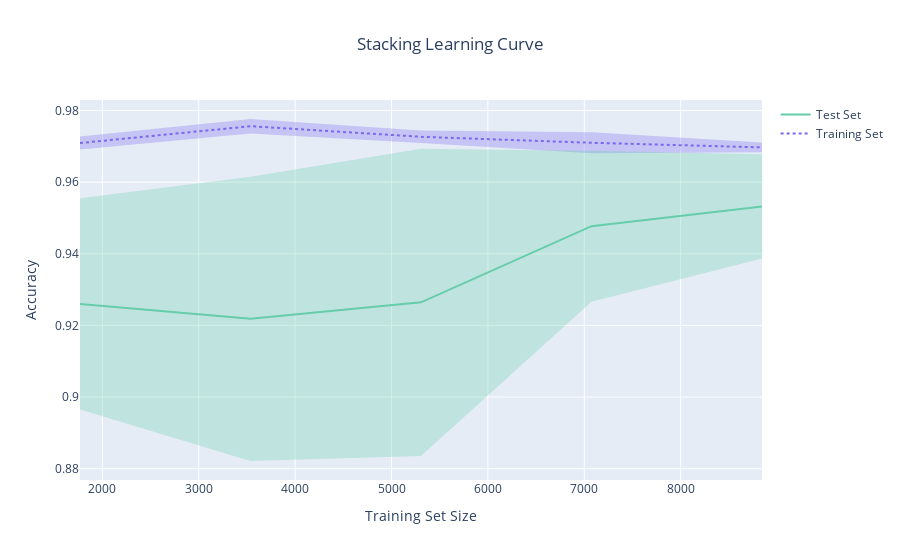

The cell this chart's notebook holds for it:
### Code cell
train_sizes, train_scores, test_scores = learning_curve(estimator = stacking, X = X, y = y, cv = 5, scoring = "accuracy", train_sizes = [0.2,0.4,0.6,0.8,1])
train_mean = np.mean(train_scores, axis=1)
train_std = np.std(train_scores, axis=1)
test_mean = np.mean(test_scores, axis=1)
test_std = np.std(test_scores, axis=1)

### Figure 1 — Plotly figure (JSON) as saved in the notebook; plotly's stock layout.template omitted (floating-point values rounded to 4 significant figures)
{"data": [{"line": {"color": "rgb(123,104,238)", "dash": "dot"}, "mode": "lines", "name": "Training Set", "type": "scatter", "x": [1768, 3537, 5306, 7075, 8844], "y": [0.9709, 0.9756, 0.9727, 0.971, 0.9697]}, {"line": {"width": 0}, "mode": "lines", "name": "Train Upper Bound", "showlegend": false, "type": "scatter", "x": [1768, 3537, 5306, 7075, 8844], "y": [0.9727, 0.9776, 0.9744, 0.9739, 0.9711]}, {"fill": "tonexty", "fillcolor": "rgba(123,104,238,0.3)", "line": {"width": 0}, "mode": "lines", "name": "Train Lower Bound", "showlegend": false, "type": "scatter", "x": [1768, 3537, 5306, 7075, 8844], "y": [0.9691, 0.9736, 0.9709, 0.9681, 0.9683]}, {"line": {"color": "rgb(102,205,170)"}, "mode": "lines", "name": "Test Set", "type": "scatter", "x": [1768, 3537, 5306, 7075, 8844], "y": [0.926, 0.9218, 0.9265, 0.9477, 0.9532]}, {"line": {"width": 0}, "mode": "lines", "name": "Test Upper Bound", "showlegend": false, "type": "scatter", "x": [1768, 3537, 5306, 7075, 8844], "y": [0.9555, 0.9615, 0.9694, 0.9688, 0.9678]}, {"fill": "tonexty", "fillcolor": "rgba(102,205,170,0.3)", "line": {"width": 0}, "mode": "lines", "name": "Test Lower Bound", "showlegend": false, "type": "scatter", "x": [1768, 3537, 5306, 7075, 8844], "y": [0.8965, 0.8821, 0.8836, 0.9266, 0.9387]}], "layout": {"hovermode": "x", "title": {"text": "Stacking Learning Curve", "x": 0.5}, "xaxis": {"title": {"text": "Training Set Size"}}, "yaxis": {"nticks": 10, "title": {"text": "Accuracy"}}}}
